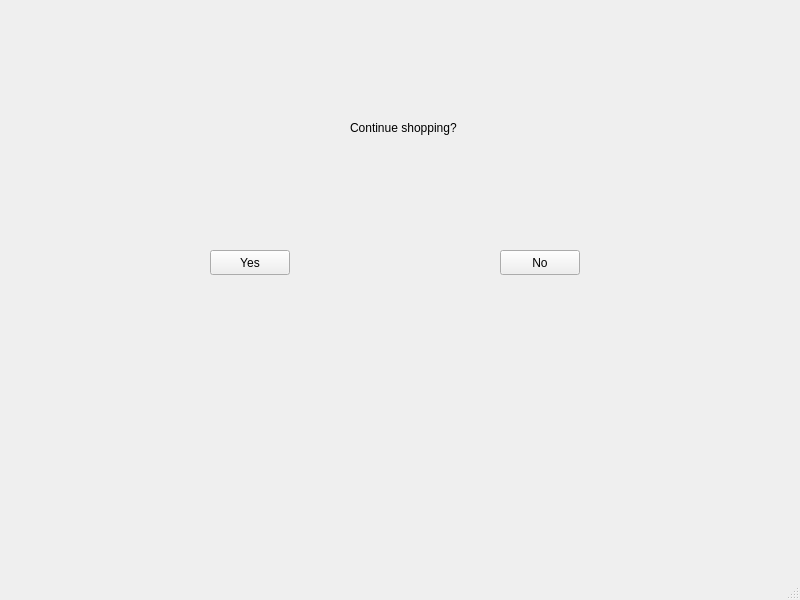
<?xml version="1.0" encoding="UTF-8"?>
<ui version="4.0">
 <class>PopUp</class>
 <widget class="QMainWindow" name="PopUp">
  <property name="geometry">
   <rect>
    <x>0</x>
    <y>0</y>
    <width>800</width>
    <height>600</height>
   </rect>
  </property>
  <property name="windowTitle">
   <string>MainWindow</string>
  </property>
  <widget class="QWidget" name="centralwidget">
   <widget class="QLabel" name="label">
    <property name="geometry">
     <rect>
      <x>350</x>
      <y>120</y>
      <width>121</width>
      <height>16</height>
     </rect>
    </property>
    <property name="text">
     <string>Continue shopping?</string>
    </property>
   </widget>
   <widget class="QPushButton" name="yesBtn">
    <property name="geometry">
     <rect>
      <x>210</x>
      <y>250</y>
      <width>80</width>
      <height>25</height>
     </rect>
    </property>
    <property name="text">
     <string>Yes</string>
    </property>
   </widget>
   <widget class="QPushButton" name="noBtn">
    <property name="geometry">
     <rect>
      <x>500</x>
      <y>250</y>
      <width>80</width>
      <height>25</height>
     </rect>
    </property>
    <property name="text">
     <string>No</string>
    </property>
   </widget>
  </widget>
  <widget class="QStatusBar" name="statusbar"/>
 </widget>
 <resources/>
 <connections/>
</ui>
